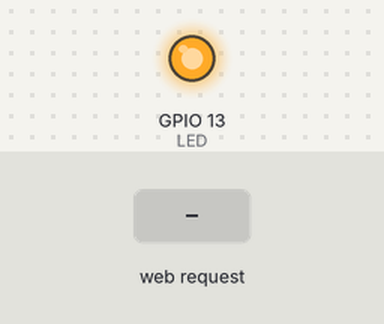
Bench run of a sketch on a simulated ESP32. Parts: output pins drawn as LEDs (lit = HIGH). The inputs (shaded band) are chosen by the test bench. WiFi joins after 1.5 s; servers stay silent unless stated; what the sketch prints to the serial monitor is not drawn.

Above: at 3.2 s.
3.3 s: HTTP request GET /toggle-led received
At 3.9 s:
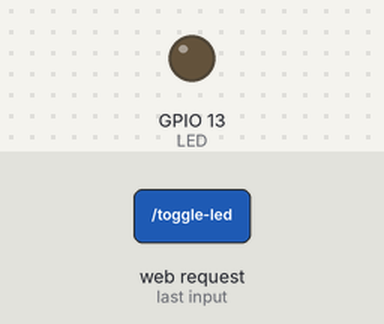
Timing chart, 0 to 6.3 s (numbered marks = the images above; inputs shaded):
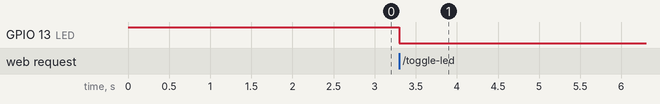

The sketch:

esp-32.ino
```cpp
#include <WiFi.h>
#include <WebServer.h>

const char* ssid = "Todo";
const char* password = "Todotodo";

WebServer server(80);
int LED = 13;

void setup() {
  pinMode(LED, OUTPUT);
  digitalWrite(LED, HIGH);

  Serial.begin(9600);

  WiFi.begin(ssid, password);
  Serial.println("Connecting to WiFi...");
  while (WiFi.status() != WL_CONNECTED) {
      delay(1000);
      Serial.print(".");
  }
  Serial.println("\nConnected to WiFi");
  Serial.print("ESP32 IP Address: ");
  Serial.println(WiFi.localIP());

  // Basic route for testing connectivity
  server.on("/", HTTP_GET, []() {
      server.send(200, "text/plain", "ESP32 server is up and running");
  });

  // Toggle LED route
  server.on("/toggle-led", HTTP_GET, []() {
      digitalWrite(LED, !digitalRead(LED));
      if (digitalRead(LED) == LOW){
        server.send(200, "text/plain", "LED is ON");
      }
      else{
        server.send(200, "text/plain", "LED is OFF");
      }
  });

  // Add CORS headers for all requests
  server.onNotFound([](){
    if (server.method() == HTTP_OPTIONS) {
      server.sendHeader("Access-Control-Allow-Origin", "*");
      server.sendHeader("Access-Control-Max-Age", "10000");
      server.sendHeader("Access-Control-Allow-Methods", "PUT,POST,GET,OPTIONS");
      server.sendHeader("Access-Control-Allow-Headers", "*");
      server.send(204);
    } else {
      server.send(404, "text/plain", "Not Found");
    }
  });

  server.begin();
}

void loop() {
    server.handleClient();
}
```

Measured:
- after the input at 3.3 s, GPIO 13 (LED): HIGH → LOW at once
